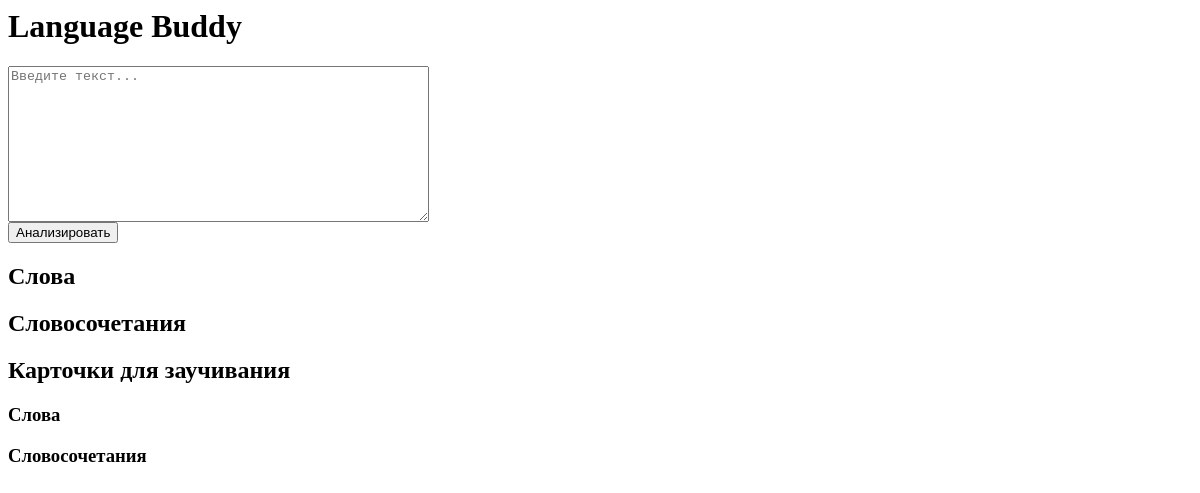
/, run on an earlier commit of the app's database.
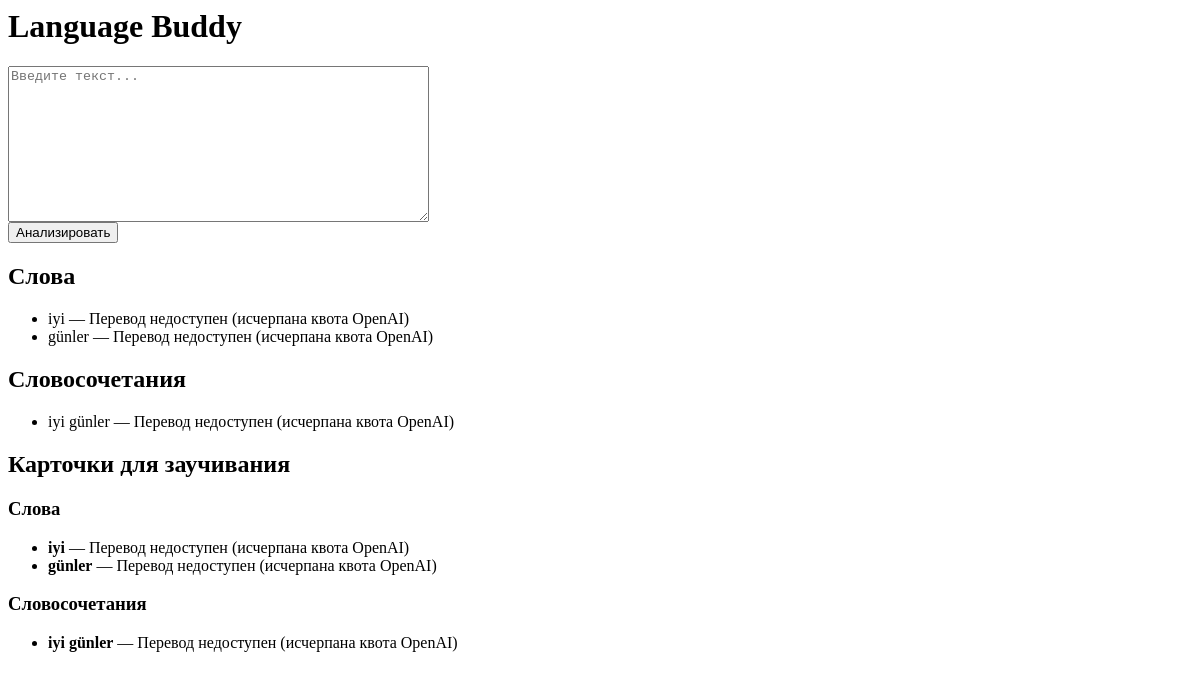
And on a later commit of the database.
### tables this page shows
CREATE TABLE words (
        id INTEGER PRIMARY KEY AUTOINCREMENT,
        word TEXT UNIQUE,
        translation TEXT
    );

CREATE TABLE phrases (
        id INTEGER PRIMARY KEY AUTOINCREMENT,
        phrase TEXT UNIQUE,
        translation TEXT
    );

### app/main.py (the view, shortened to what this page needs)
@app.route('/', methods=['GET', 'POST'])
def index():
    db_words, db_phrases = get_words_and_phrases()
    word_cards, phrase_cards = generate_flashcards()
    return render_template('index.html', words=db_words, phrases=db_phrases, word_cards=word_cards, phrase_cards=phrase_cards)

### app/db_api.py (called while the page is built)
def get_words_and_phrases():
    conn = sqlite3.connect('db/language_buddy.db')
    c = conn.cursor()
    c.execute('SELECT word, translation FROM words')
    words = c.fetchall()
    c.execute('SELECT phrase, translation FROM phrases')
    phrases = c.fetchall()
    conn.close()
    return words, phrases

### app/utils.py (called while the page is built)
def generate_flashcards():
    import sqlite3
    conn = sqlite3.connect(DB_PATH)
    c = conn.cursor()
    c.execute('SELECT word, translation FROM words WHERE translation IS NOT NULL')
    word_cards = c.fetchall()
    c.execute('SELECT phrase, translation FROM phrases WHERE translation IS NOT NULL')
    phrase_cards = c.fetchall()
    conn.close()
    return word_cards, phrase_cards

### templates/index.html (shortened to what this page needs)
<h1>Language Buddy</h1>
<form method="post">
    <textarea name="text" rows="10" cols="50" placeholder="Введите текст..." maxlength="10000"></textarea><br>
    <button type="submit">Анализировать</button>
</form>
<h2>Слова</h2>
<ul>
    {% for word, translation in words %}
        <li>{{ word }}{% if translation %} — {{ translation }}{% endif %}</li>
    {% endfor %}
</ul>
<h2>Словосочетания</h2>
<ul>
    {% for phrase, translation in phrases %}
        <li>{{ phrase }}{% if translation %} — {{ translation }}{% endif %}</li>
    {% endfor %}
</ul>
<h2>Карточки для заучивания</h2>
<h3>Слова</h3>
<ul>
    {% for word, translation in word_cards %}
        <li><strong>{{ word }}</strong> — {{ translation }}</li>
    {% endfor %}
</ul>
<h3>Словосочетания</h3>
<ul>
    {% for phrase, translation in phrase_cards %}
        <li><strong>{{ phrase }}</strong> — {{ translation }}</li>
    {% endfor %}
</ul>

What changed in the data, as far as the page shows it:
added words: word "iyi"
added words: word "günler"
added phrases: phrase "iyi günler"
